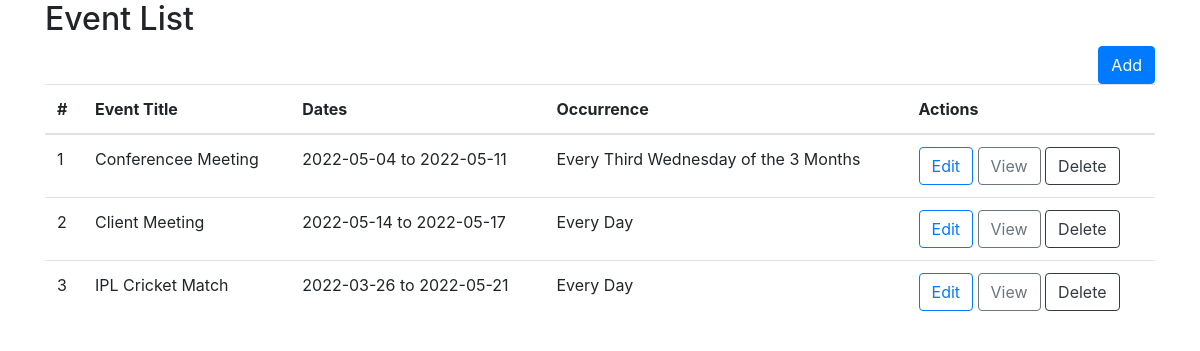
The page / on the database its author committed.
### tables this page shows
CREATE TABLE `event` (
  `id` int(11) NOT NULL,
  `event_title` varchar(30) NOT NULL,
  `start_date` date NOT NULL,
  `end_date` date NOT NULL,
  `recurrence_type` tinyint(1) NOT NULL DEFAULT 0 COMMENT '0=Repeat, 1=Repeat on the',
  `repeats` enum('Every','Every Other','Every Third','Every Fourth') NOT NULL,
  `repeat_every` enum('Day','Week','Month','Year') NOT NULL,
  `repeat_occur` enum('First','Second','Third','Fourth') NOT NULL,
  `repeat_week` enum('Sunday','Monday','Tuesday','Wednesday','Thursday','Friday','Saturday') NOT NULL,
  `repeat_month` enum('Month','3 Months','4 Months','6 Months','Year') NOT NULL,
  `created` datetime NOT NULL,
  `modified` datetime NOT NULL
);

### application/controllers/Event.php (called while the page is built, shortened)
<?php
class Event extends CI_Controller {
	function __construct() {
		$this->load->model('Common_model');
	}
	public function index()
	{
		$data['title'] = 'Event List';
		$data['records'] = $this->Common_model->getRecords('event','*');
		$this->load->view('include/header',$data);
		$this->load->view('event_list');
		$this->load->view('include/footer');
	}
}

### index.php (called while the page is built, shortened)
<?php
require_once BASEPATH.'core/CodeIgniter.php';

### application/models/Common_model.php (called while the page is built, shortened)
<?php
class Common_model extends CI_Model {
	public function getRecords($table,$fields="",$condition="",$singleRow=false)
	{
		if ($fields != "") {
			$this->db->select($fields);
		}
		if ($condition != "") {
			$rs = $this->db->get_where($table,$condition);
		} else {
			$rs = $this->db->get($table);
		}
		return $rs->result_array();
	}
}

### application/views/event_list.php (the view)
 	<a href="<?php echo base_url('add-event') ?>" class="btn btn-primary float-right">Add</a>
 	<table class="table">
    <thead>
      	<tr>
	        <th>#</th>
	        <th>Event Title</th>
	        <th>Dates</th>
	        <th>Occurrence</th>
        	<th>Actions</th>
      	</tr>
    </thead>
    <tbody>
   	<?php
   		if (!empty($records)) {
   			$i=0;
   			foreach ($records as $row) { $i++; ?>
		      	<tr>
		        	<td><?php echo $i; ?></td>
			        <td><?php echo $row['event_title']; ?></td>
			        <td><?php echo $row['start_date'].' to '.$row['end_date']; ?></td>
			        <td><?php echo ($row['recurrence_type']==1)?'Every '.$row['repeat_occur'].' '.$row['repeat_week'].' of the '.$row['repeat_month']:$row['repeats'].' '.$row['repeat_every']; ?></td>
			        <td>
					  	<a href="<?php echo base_url('edit-event/'.$row['id']) ?>" class="btn btn-outline-primary">Edit</a>
					  	<a href="<?php echo base_url('view-event/'.$row['id']) ?>" class="btn btn-outline-secondary">View</a>
					  	<a href="<?php echo base_url('delete-event/'.$row['id']) ?>" class="btn btn-outline-dark">Delete</a>
			        </td>
		      	</tr>
   			<?php
   		 	}
   		}
   	?>
    </tbody>
  </table>
</div>

### application/views/include/header.php (shortened to what this page needs)
<!DOCTYPE html>
<html lang="en">
<head>
  <link rel="stylesheet" href="https://cdn.jsdelivr.net/npm/bootstrap@4.6.1/dist/css/bootstrap.min.css">
  <link rel="stylesheet" href="https://cdnjs.cloudflare.com/ajax/libs/bootstrap-datepicker/1.9.0/css/bootstrap-datepicker.min.css">
</head>
<body>
  <div class="container">
      <h2><?php echo $title; ?></h2>

### application/views/include/footer.php
	</body>
</html>

### rows shown on the page
event: event_title "Conferencee Meeting", start_date "2022-05-04", end_date "2022-05-11", repeat_occur "Third", repeat_week "Wednesday", repeat_month "3 Months"
event: event_title "Client Meeting", start_date "2022-05-14", end_date "2022-05-17", repeats "Every", repeat_every "Day"
event: event_title "IPL Cricket Match", start_date "2022-03-26", end_date "2022-05-21", repeats "Every", repeat_every "Day"

### other values the page prints
$title "Event List"
